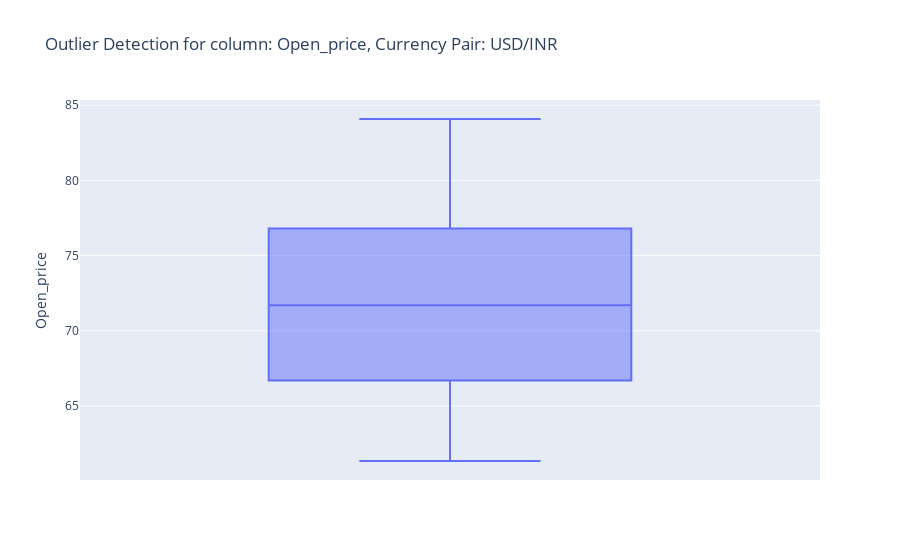
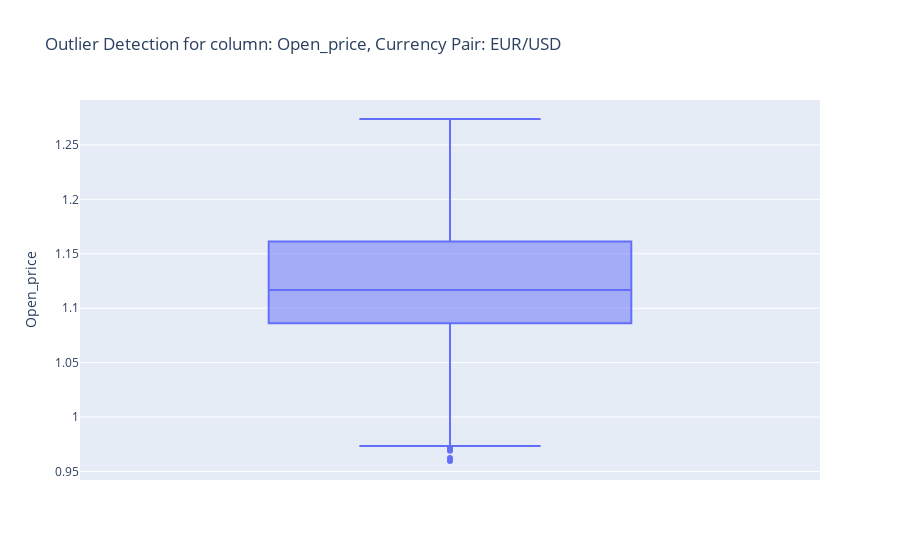
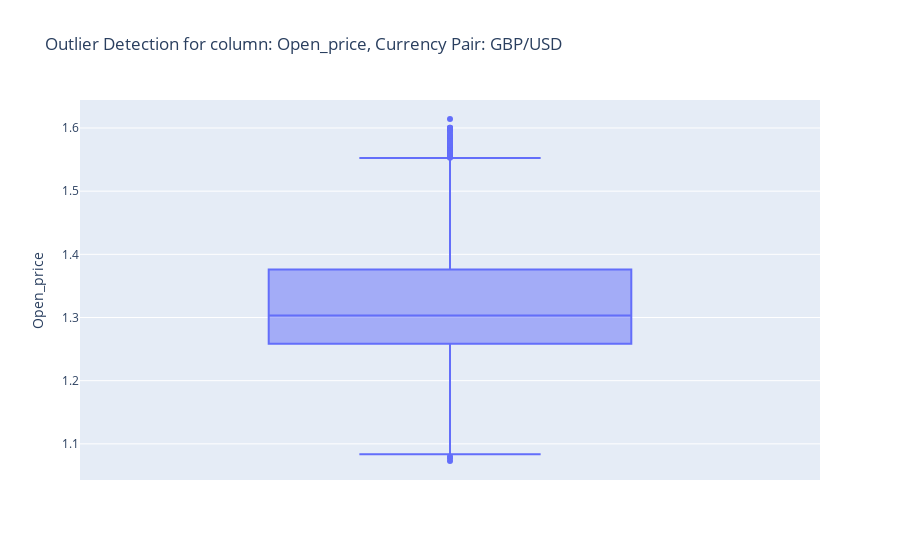
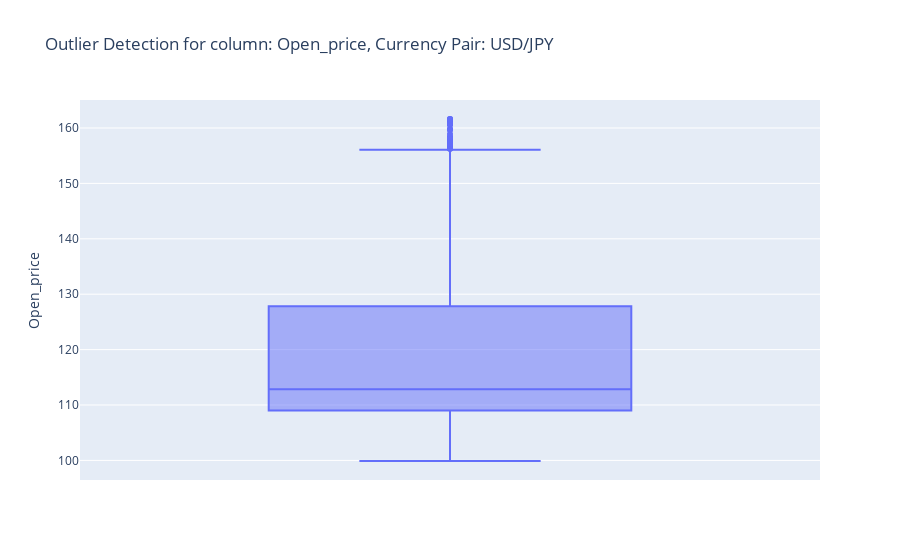

Notebook source saved alongside these figures, in order:
### Markdown cell above
## Outlier Detection

### Code cell
import plotly.express as px 
colors = px.colors.qualitative.Plotly  # Color palette
num_colors = len(colors)  # Number of colors available

for idx, i in enumerate(all_data.select_dtypes("number").columns):
    color = colors[idx % num_colors]  # Cycle through colors for each column
    
    for j in all_data['Currency Pair'].unique(): # For each currency pair
        data = all_data.loc[all_data['Currency Pair'] == j]
        
        fig = px.box(data, y=i, title=f"Outlier Detection for column: {i}, Currency Pair: {j}")
        fig.update_traces(marker_color=color)  # Set the box color

        fig.show()

### Figure 1 — Plotly figure (JSON) as saved in the notebook; plotly's stock layout.template omitted (floating-point values rounded to 4 significant figures; data arrays with more than 128 entries replaced by an {"elided": "..."} marker saying what was removed)
{"data": [{"alignmentgroup": "True", "hovertemplate": "Open_price=%{y}<extra></extra>", "legendgroup": "", "marker": {"color": "#636EFA"}, "name": "", "notched": false, "offsetgroup": "", "orientation": "v", "showlegend": false, "type": "box", "x0": " ", "xaxis": "x", "y": {"elided": "2602 float values"}, "y0": " ", "yaxis": "y"}], "layout": {"boxmode": "group", "legend": {"tracegroupgap": 0}, "title": {"text": "Outlier Detection for column: Open_price, Currency Pair: USD/INR"}, "xaxis": {"anchor": "y", "domain": [0, 1]}, "yaxis": {"anchor": "x", "domain": [0, 1], "title": {"text": "Open_price"}}}}

### Figure 2 — Plotly figure (JSON) as saved in the notebook; plotly's stock layout.template omitted (floating-point values rounded to 4 significant figures; data arrays with more than 128 entries replaced by an {"elided": "..."} marker saying what was removed)
{"data": [{"alignmentgroup": "True", "hovertemplate": "Open_price=%{y}<extra></extra>", "legendgroup": "", "marker": {"color": "#636EFA"}, "name": "", "notched": false, "offsetgroup": "", "orientation": "v", "showlegend": false, "type": "box", "x0": " ", "xaxis": "x", "y": {"elided": "2607 float values"}, "y0": " ", "yaxis": "y"}], "layout": {"boxmode": "group", "legend": {"tracegroupgap": 0}, "title": {"text": "Outlier Detection for column: Open_price, Currency Pair: EUR/USD"}, "xaxis": {"anchor": "y", "domain": [0, 1]}, "yaxis": {"anchor": "x", "domain": [0, 1], "title": {"text": "Open_price"}}}}

### Figure 3 — Plotly figure (JSON) as saved in the notebook; plotly's stock layout.template omitted (floating-point values rounded to 4 significant figures; data arrays with more than 128 entries replaced by an {"elided": "..."} marker saying what was removed)
{"data": [{"alignmentgroup": "True", "hovertemplate": "Open_price=%{y}<extra></extra>", "legendgroup": "", "marker": {"color": "#636EFA"}, "name": "", "notched": false, "offsetgroup": "", "orientation": "v", "showlegend": false, "type": "box", "x0": " ", "xaxis": "x", "y": {"elided": "2607 float values"}, "y0": " ", "yaxis": "y"}], "layout": {"boxmode": "group", "legend": {"tracegroupgap": 0}, "title": {"text": "Outlier Detection for column: Open_price, Currency Pair: GBP/USD"}, "xaxis": {"anchor": "y", "domain": [0, 1]}, "yaxis": {"anchor": "x", "domain": [0, 1], "title": {"text": "Open_price"}}}}

### Figure 4 — Plotly figure (JSON) as saved in the notebook; plotly's stock layout.template omitted (floating-point values rounded to 4 significant figures; data arrays with more than 128 entries replaced by an {"elided": "..."} marker saying what was removed)
{"data": [{"alignmentgroup": "True", "hovertemplate": "Open_price=%{y}<extra></extra>", "legendgroup": "", "marker": {"color": "#636EFA"}, "name": "", "notched": false, "offsetgroup": "", "orientation": "v", "showlegend": false, "type": "box", "x0": " ", "xaxis": "x", "y": {"elided": "2607 float values"}, "y0": " ", "yaxis": "y"}], "layout": {"boxmode": "group", "legend": {"tracegroupgap": 0}, "title": {"text": "Outlier Detection for column: Open_price, Currency Pair: USD/JPY"}, "xaxis": {"anchor": "y", "domain": [0, 1]}, "yaxis": {"anchor": "x", "domain": [0, 1], "title": {"text": "Open_price"}}}}
